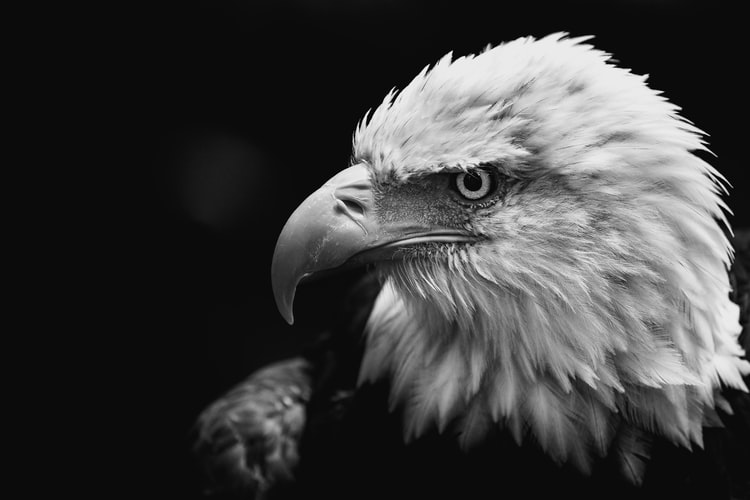
#> input picture 1st Lab (11.02.2020)/input.jpg, 750 x 500 px
$ python Assignment_TheAILearner.py
#> lines starting #> are read from the running program, lines starting #| are printed output that depends on the picture; after the words box and inside, x2 and y2 are one past the last pixel; in counts of white or black regions, pixels touching at a corner belong together
# -*- coding: utf-8 -*-
"""
Created on Fri Feb 21 16:47:11 2020

@author: HP-NPC
"""


import numpy as np
import cv2
# Read the image in greyscale
img = cv2.imread('input.jpg',0)
#> img is the input picture: shape (500, 750); min 0, max 255, mean 62.4

#Iterate over each pixel and change pixel value to binary using np.binary_repr() and store it in a list.
lst = []
for i in range(img.shape[0]):
    for j in range(img.shape[1]):
         lst.append(np.binary_repr(img[i][j] ,width=8)) # width = no. of bits
#> after the loop, lst = 375000 items

# We have a list of strings where each string represents binary pixel value. To extract bit planes we need to iterate over the strings and store the characters corresponding to bit planes into lists.
# Multiply with 2^(n-1) and reshape to reconstruct the bit image.
eight_bit_img = (np.array([int(i[0]) for i in lst],dtype = np.uint8) * 128).reshape(img.shape[0],img.shape[1])
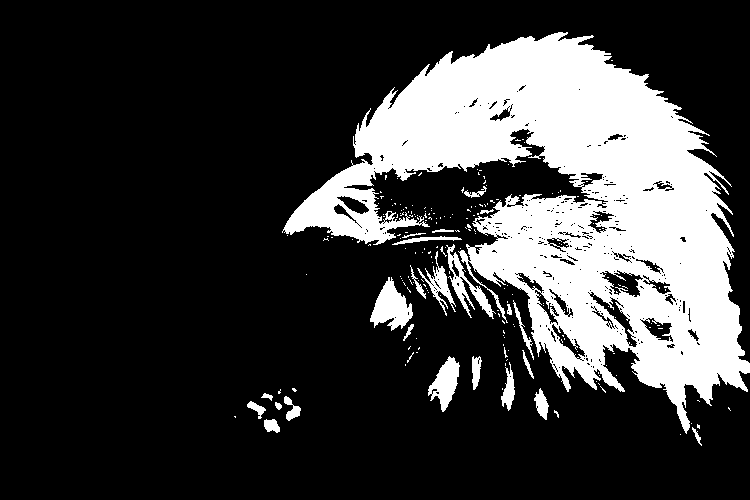
#> eight_bit_img: shape (500, 750); values 0 (black) and 128 (white), 22.7% white; 210 white regions (186 under 20 px), largest, box (x1, y1, x2, y2) and area: (282, 32, 750, 434) 78516, (370, 277, 413, 331) 1248, (428, 356, 460, 412) 916
seven_bit_img = (np.array([int(i[1]) for i in lst],dtype = np.uint8) * 64).reshape(img.shape[0],img.shape[1])
#> seven_bit_img: shape (500, 750); values 0 (black) and 64 (white), 21.4% white; 540 white regions (489 under 20 px), largest, box (x1, y1, x2, y2) and area: (274, 31, 750, 453) 67989, (202, 360, 308, 470) 4652, (560, 270, 637, 347) 660
six_bit_img = (np.array([int(i[2]) for i in lst],dtype = np.uint8) * 32).reshape(img.shape[0],img.shape[1])
#> six_bit_img: shape (500, 750); values 0 (black) and 32 (white), 20.2% white; 697 white regions (618 under 20 px), largest, box (x1, y1, x2, y2) and area: (271, 80, 750, 473) 48967, (361, 31, 710, 154) 9620, (198, 357, 312, 491) 3035
five_bit_img = (np.array([int(i[3]) for i in lst],dtype = np.uint8) * 16).reshape(img.shape[0],img.shape[1])
#> five_bit_img: shape (500, 750); values 0 (black) and 16 (white), 23.1% white; 876 white regions (819 under 20 px), largest, box (x1, y1, x2, y2) and area: (271, 58, 750, 488) 67661, (190, 353, 315, 500) 6418, (178, 134, 265, 229) 6219
four_bit_img = (np.array([int(i[4]) for i in lst],dtype = np.uint8) * 8).reshape(img.shape[0],img.shape[1])
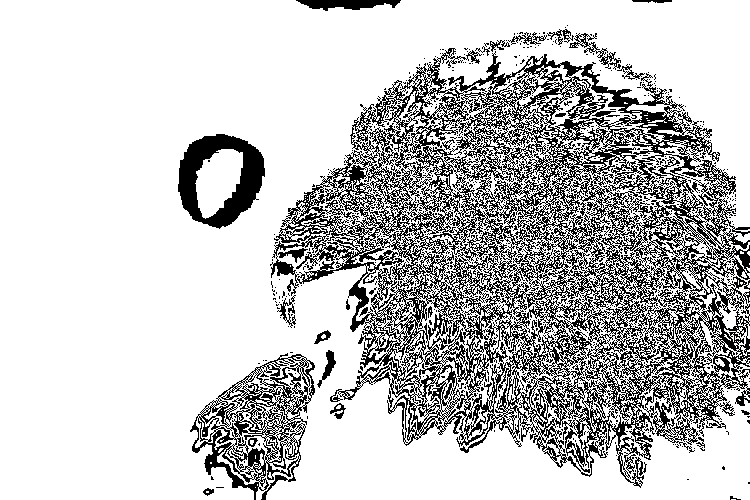
#> four_bit_img: shape (500, 750); values 0 (black) and 8 (white), 77.1% white; black in thin lines or dots, all inside (x1, y1, x2, y2) = (178, 0, 750, 500)
three_bit_img = (np.array([int(i[5]) for i in lst],dtype = np.uint8) * 4).reshape(img.shape[0],img.shape[1])
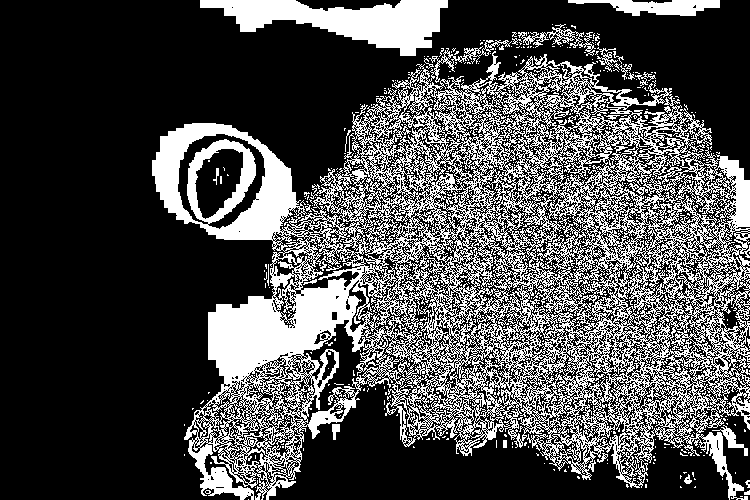
#> three_bit_img: shape (500, 750); values 0 (black) and 4 (white), 29.9% white; 716 white regions (682 under 20 px), largest, box (x1, y1, x2, y2) and area: (152, 40, 750, 500) 100064, (200, 0, 448, 56) 6914, (568, 0, 720, 16) 1418
two_bit_img = (np.array([int(i[6]) for i in lst],dtype = np.uint8) * 2).reshape(img.shape[0],img.shape[1])
#> two_bit_img: shape (500, 750); values 0 (black) and 2 (white), 70.4% white; 652 black regions (631 under 20 px), largest, box (x1, y1, x2, y2) and area: (152, 24, 750, 500) 99706, (200, 0, 448, 56) 5819, (568, 0, 720, 16) 1202
one_bit_img = (np.array([int(i[7]) for i in lst],dtype = np.uint8) * 1).reshape(img.shape[0],img.shape[1])
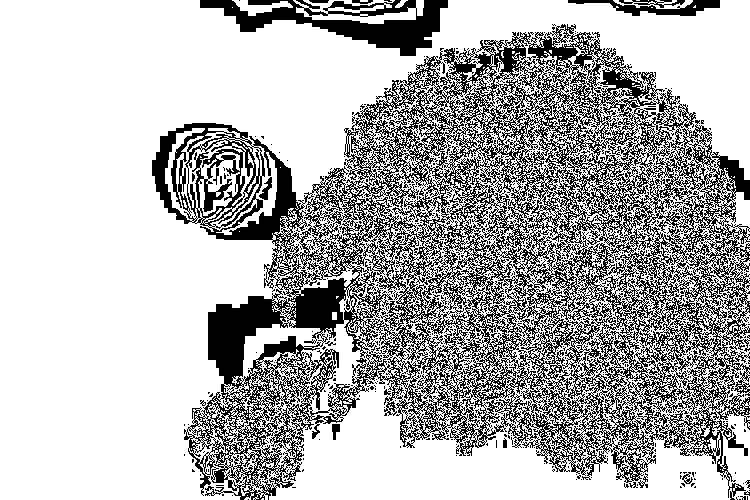
#> one_bit_img: shape (500, 750); values 0 (black) and 1 (white), 70.7% white; black in thin lines or dots, all inside (x1, y1, x2, y2) = (152, 0, 750, 500)

#Concatenate these images for ease of display using cv2.hconcat()
finalr = cv2.hconcat([eight_bit_img,seven_bit_img,six_bit_img,five_bit_img])
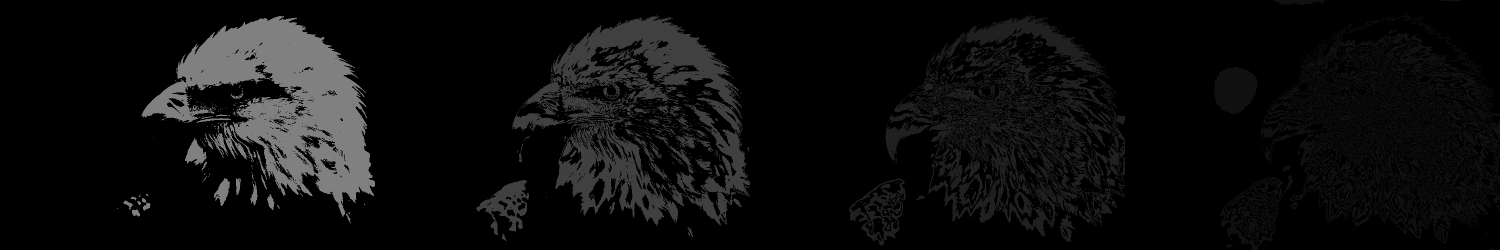
#> finalr: shape (500, 3000) (shown at 1/2 size); min 0, max 128, mean 13.2
finalv =cv2.hconcat([four_bit_img,three_bit_img,two_bit_img,one_bit_img])
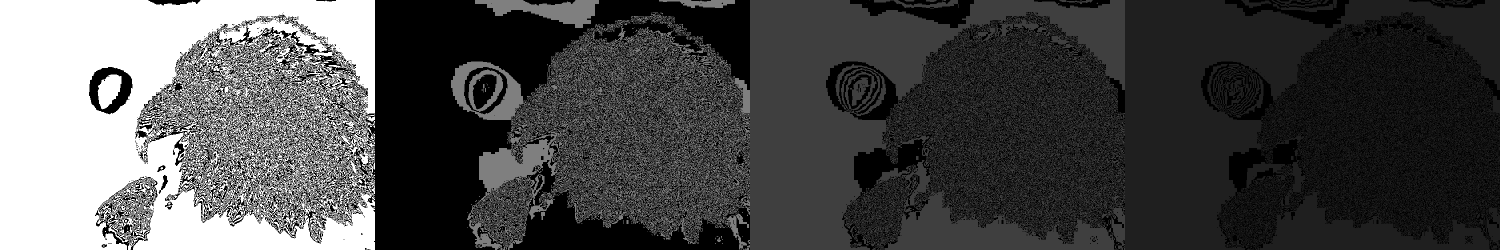
#> finalv: shape (500, 3000) (shown at 1/2 size); min 0, max 8, mean 2.37; drawn with min black and max white

# Vertically concatenate
final = cv2.vconcat([finalr,finalv])
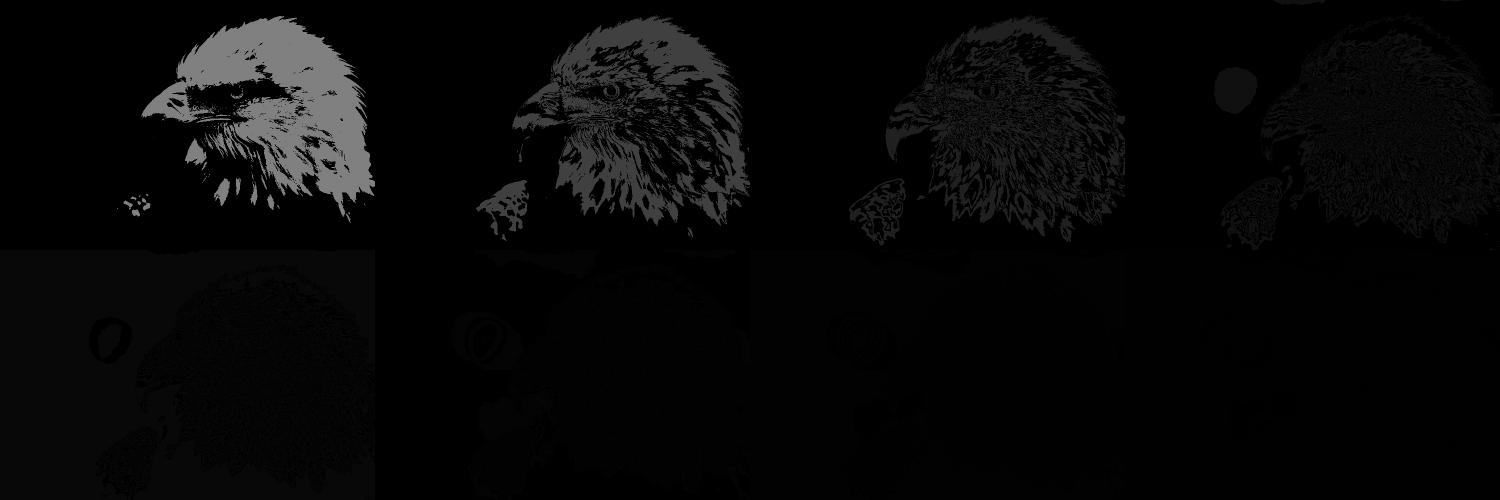
#> final: shape (1000, 3000) (shown at 1/2 size); min 0, max 128, mean 7.8

# Display the images
cv2.imshow('Input', img)
cv2.imshow('One Bit', one_bit_img)
cv2.imshow('Two Bit', two_bit_img)
cv2.imshow('Three Bit', three_bit_img)
cv2.imshow('Four Bit', four_bit_img)
cv2.imshow('Five Bit', five_bit_img)
cv2.imshow('Six Bit', six_bit_img)
cv2.imshow('Seven Bit', seven_bit_img)
cv2.imshow('Eight Bit', eight_bit_img)


# Combining 4 bit planes
new_img = eight_bit_img+seven_bit_img+six_bit_img+five_bit_img
# Display the image
cv2.imshow('a',new_img)

cv2.waitKey(0)
cv2.destroyAllWindows()

$ run again, with 1st Lab (11.02.2020)/Eight Bit Slicing.jpg copied over 1st Lab (11.02.2020)/input.jpg
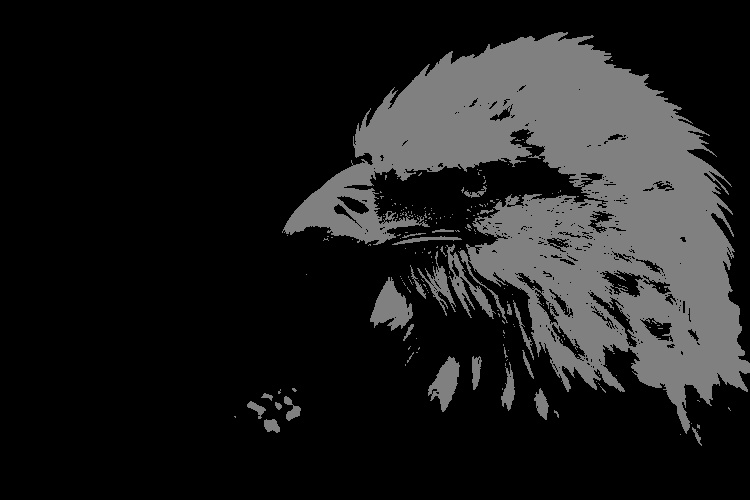
#> input picture 1st Lab (11.02.2020)/Eight Bit Slicing.jpg, 750 x 500 px
#> img is the input picture: shape (500, 750); min 0, max 136, mean 29.1
#> after the loop `for i in range(img.shape[0]):`: lst = 375000 items
#> `eight_bit_img = (np.array([int(i[0]) for i in lst],dtype = np.uint8) *..`:
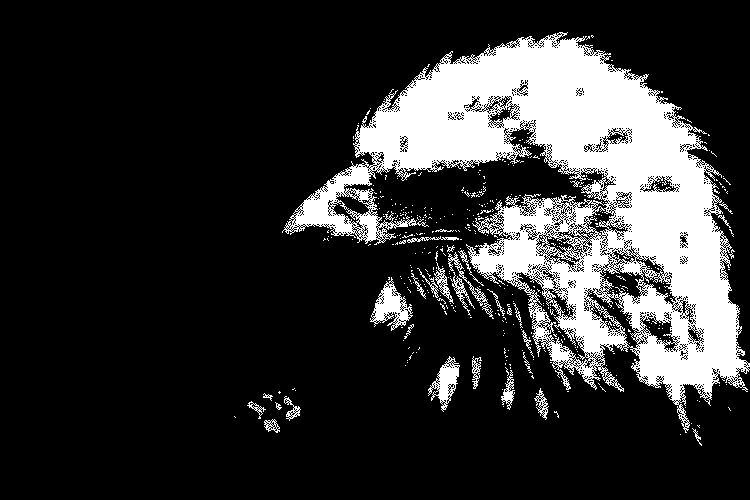
#> eight_bit_img: shape (500, 750); values 0 (black) and 128 (white), 19.1% white; 415 white regions (383 under 20 px), largest, box (x1, y1, x2, y2) and area: (282, 32, 750, 433) 66470, (370, 277, 413, 331) 954, (428, 356, 460, 412) 721
#> seven_bit_img: shape (500, 750); values 0 (black) and 64 (white), 3.6% white in thin lines or dots, all inside (x1, y1, x2, y2) = (235, 32, 750, 443)
#> three_bit_img: shape (500, 750); values 0 (black) and 4 (white), 4.1% white in thin lines or dots, all inside (x1, y1, x2, y2) = (234, 32, 750, 444)
#> two_bit_img: shape (500, 750); values 0 (black) and 2 (white), 6% white in thin lines or dots, all inside (x1, y1, x2, y2) = (232, 32, 750, 448)
#> `final = cv2.vconcat([finalr,finalv])`:
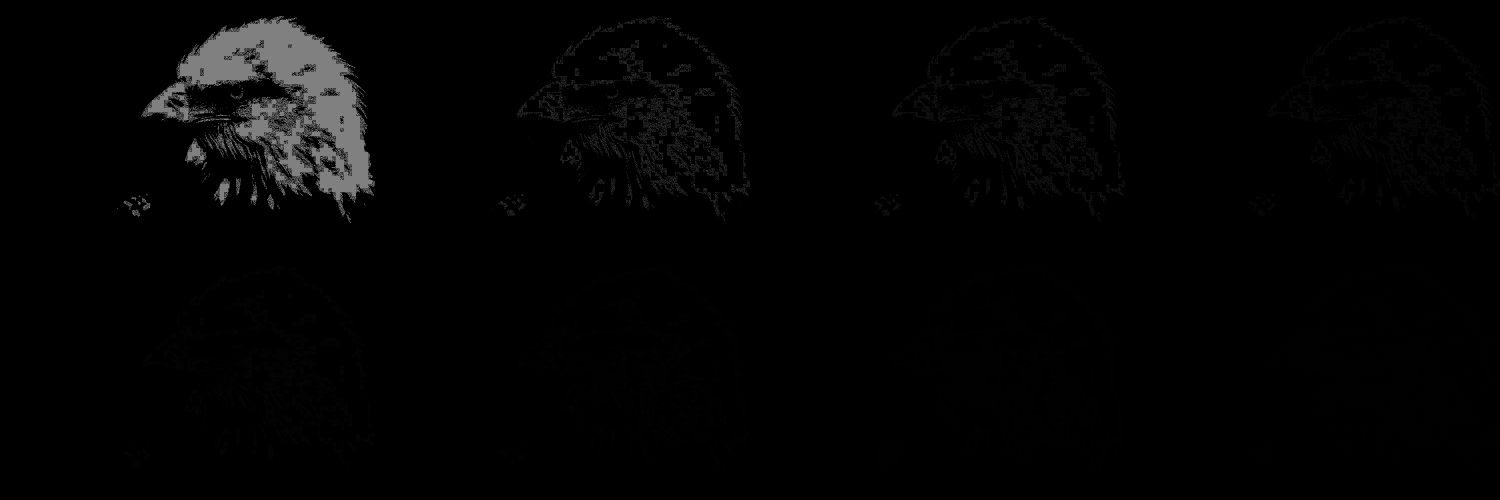
#> final: shape (1000, 3000) (shown at 1/2 size); min 0, max 128, mean 3.6

$ run again, with 1st Lab (11.02.2020)/Five Bit Slicing.jpg copied over 1st Lab (11.02.2020)/input.jpg
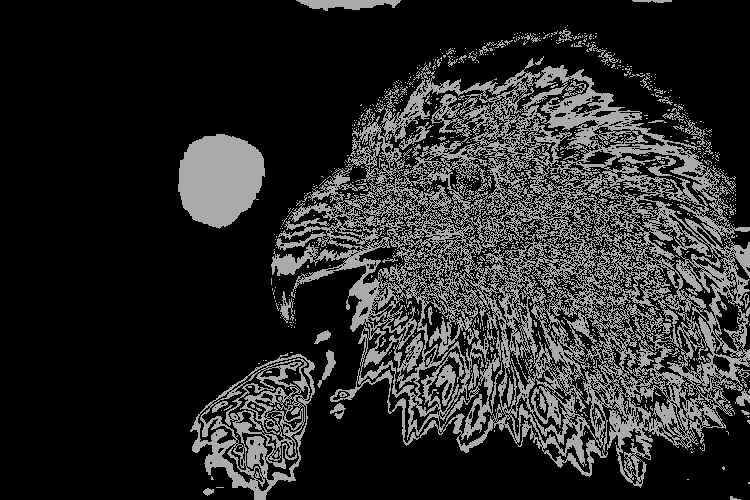
#> input picture 1st Lab (11.02.2020)/Five Bit Slicing.jpg, 750 x 500 px
#> img is the input picture: shape (500, 750); min 0, max 24, mean 3.9
#> after the loop `for i in range(img.shape[0]):`: lst = 375000 items
#> eight_bit_img: shape (500, 750); every value is 0
#> `five_bit_img = (np.array([int(i[3]) for i in lst],dtype = np.uint8) * ..`:
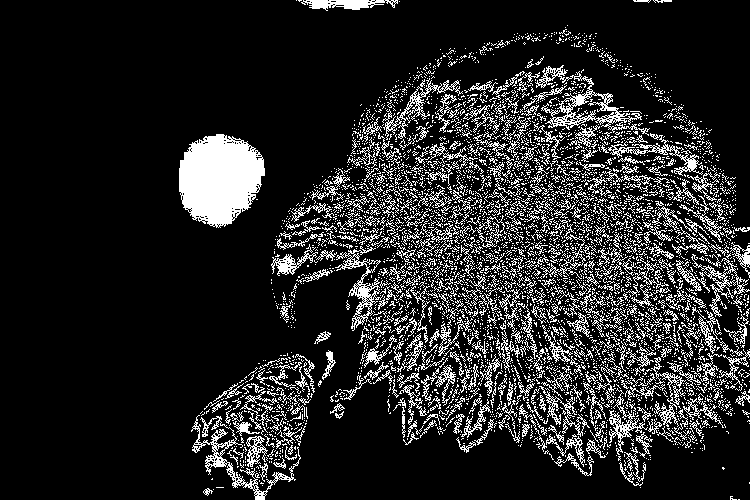
#> five_bit_img: shape (500, 750); values 0 (black) and 16 (white), 14.8% white in thin lines or dots, all inside (x1, y1, x2, y2) = (179, 0, 750, 500)
#> four_bit_img: shape (500, 750); values 0 (black) and 8 (white), 8.3% white in thin lines or dots, all inside (x1, y1, x2, y2) = (178, 0, 750, 500)
#> two_bit_img: shape (500, 750); values 0 (black) and 2 (white), 14.4% white in thin lines or dots, all inside (x1, y1, x2, y2) = (176, 0, 750, 500)
#> finalr: shape (500, 3000); values 0 (black) and 16 (white), 3.7% white in thin lines or dots, all inside (x1, y1, x2, y2) = (2429, 0, 3000, 500)
#> `final = cv2.vconcat([finalr,finalv])`:
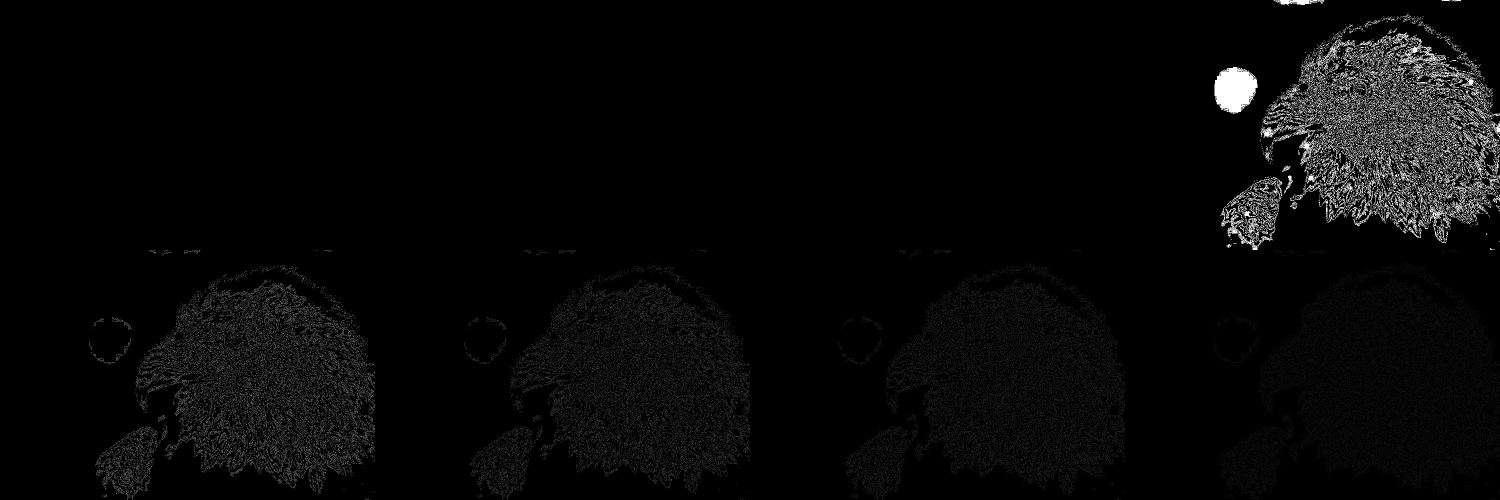
#> final: shape (1000, 3000) (shown at 1/2 size); min 0, max 16, mean 0.484; drawn with min black and max white
